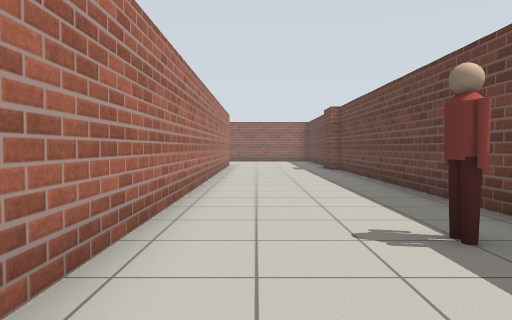
view 1 (above)

23 first-person views from a walk through a world built for the Gazebo simulator. The camera is 0.9 m above the floor, tilts 2° down and sees 70° across. The floor is counted in squares, 1 m on a side. Each view is taken from the middle of a square. On the plan, view 1 faces up. The plan holds only what a view shows up to about 12 squares ahead; the rest is blank. The place goes on beyond the plan. Simple shapes stand in for some stock models. Surface patterns are stand-ins for the level's own textures.

view 2
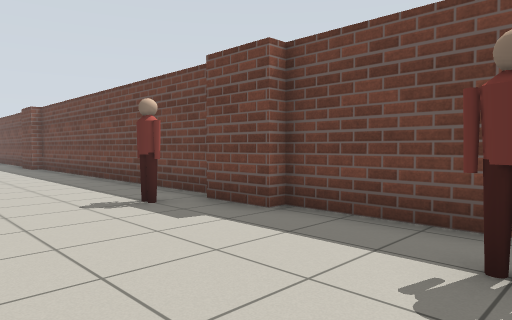

view 3
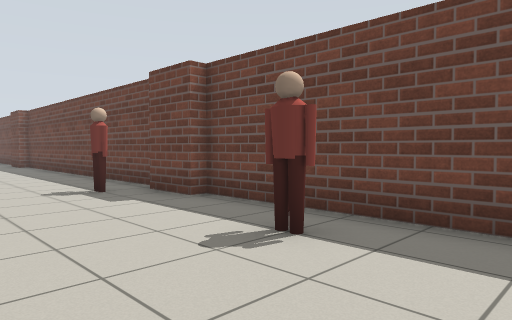

view 4
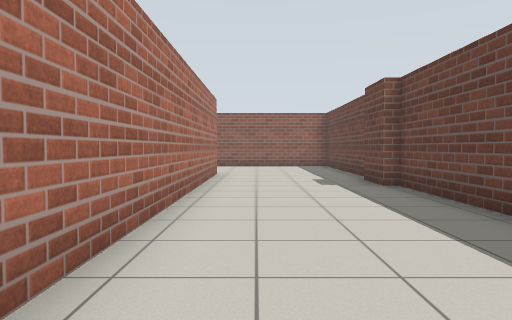

view 5
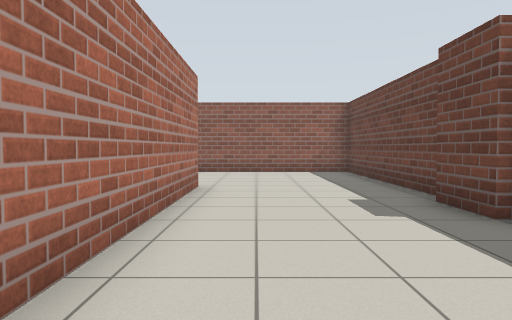

view 6
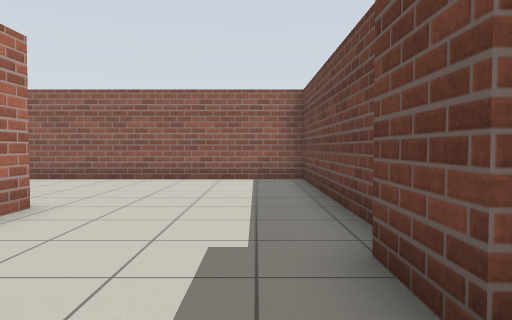

view 7
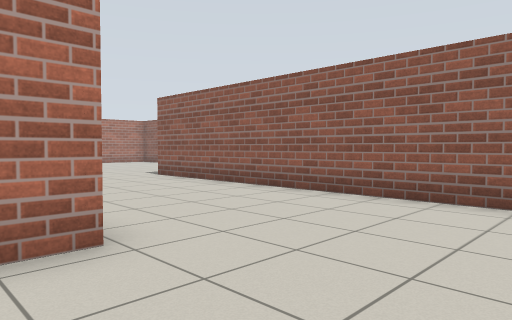

view 8
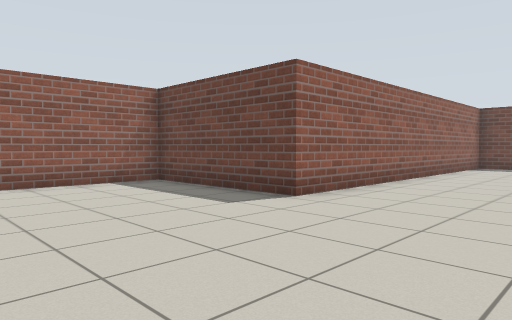

view 9
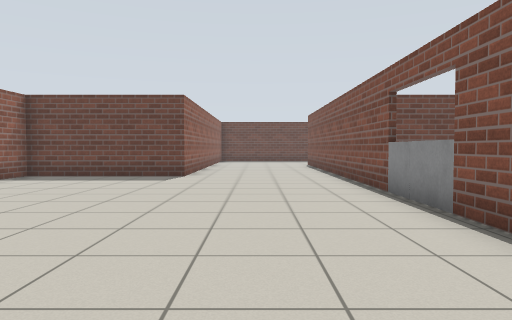

view 10
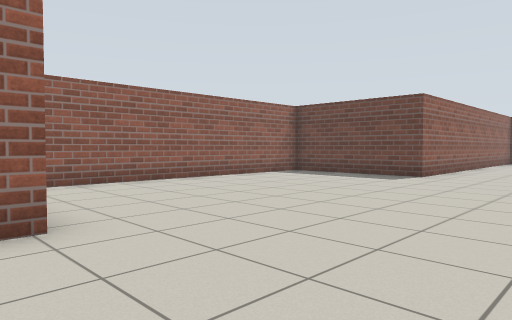

view 11
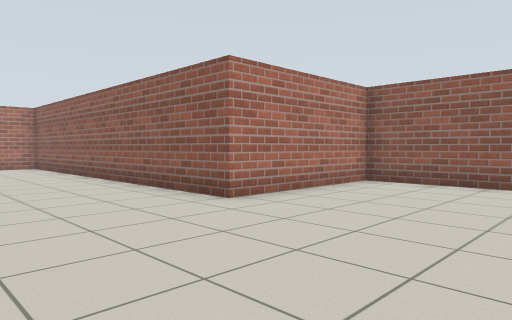

view 12
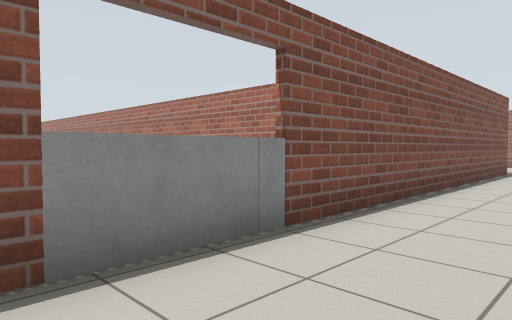

view 13
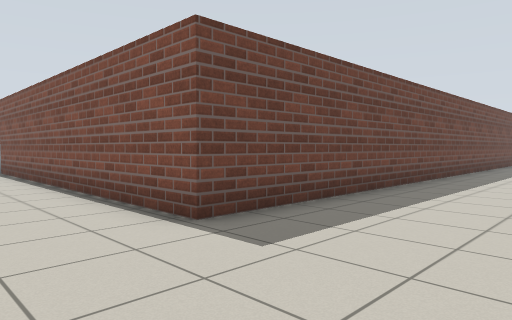

view 14
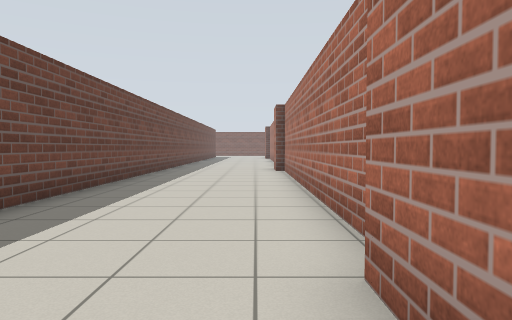

view 15
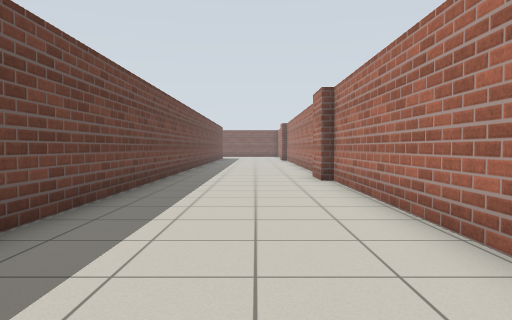

view 16
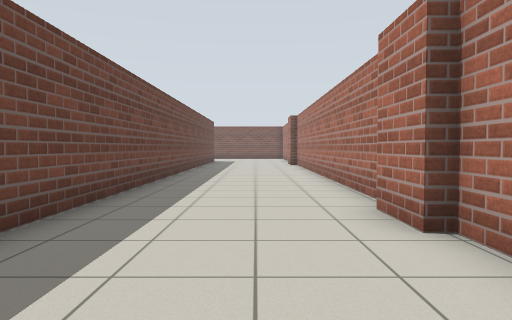

view 17
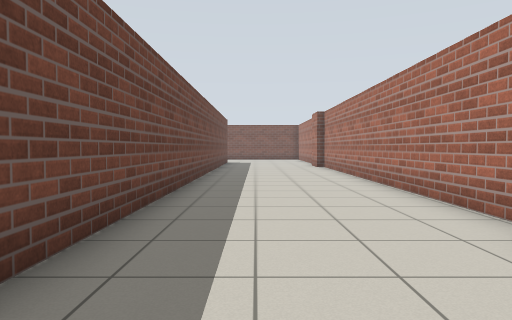

view 18
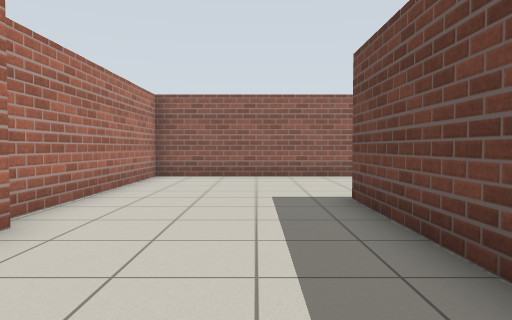

view 19
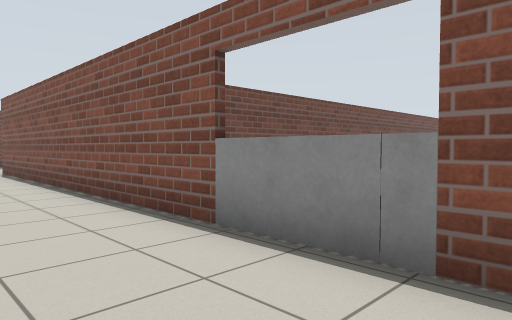

view 20
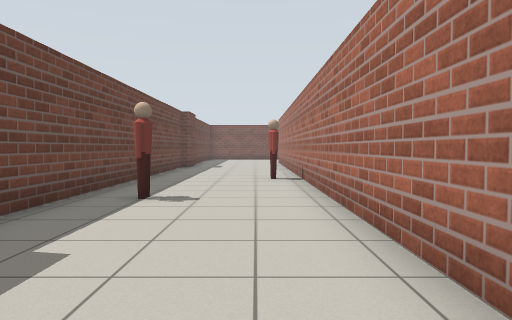

view 21
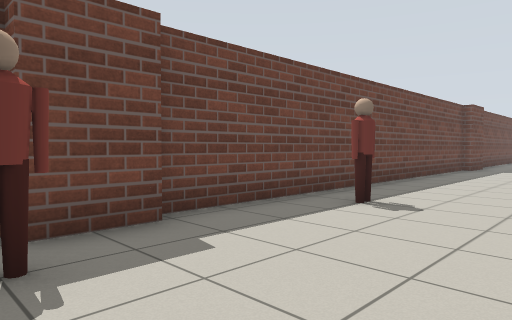

view 22
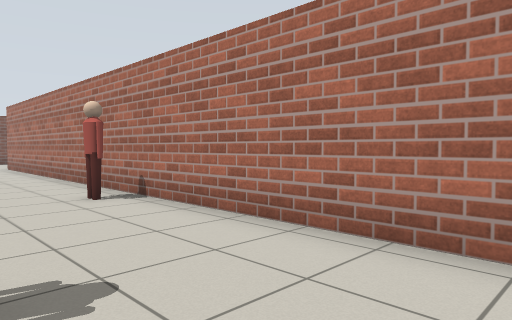

view 23
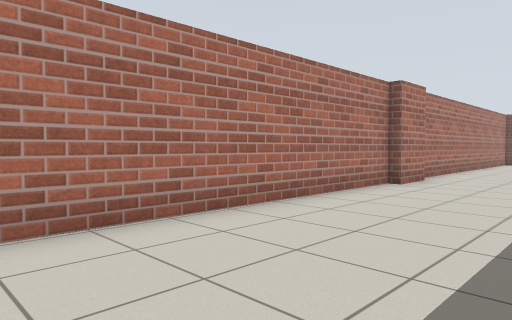

### Floor plan
Points are (right, up) in squares from view 1. A wall is a line through its corners. A room is listed if a view was taken in it or the views show most of it. See-through windows are left out.
Room 1 (views 1, 2, 3, 4, 5, 6, 7, 8, 9, 10, 11, 12, 13, 14, 15, 16, 17, 18, 19, 20, 21, 22, 23)
walls: (-12.6, 18.4) (-1.6, 18.4); (-1.3, 18.4) (-1.3, -4.5); (-30.7, 16.1) (-30.7, 14.5); (-31.1, 13.5) (-31.1, 3.2); (3.3, 16.6) (3.3, 23.2) (-8.8, 23.2) (-8.8, 28.1) (-18.9, 28.1) (-18.9, 23.2) (-31.1, 23.2) (-31.1, 16.5); (-30.7, 3.2) (-30.7, 1.6); (-31.1, 1.6) (-31.1, -7.1); (3.3, 3.1) (3.3, 14.5) (3, 14.5) (3, 16); (-26.3, -6.9) (-26.3, 18.4) (-15.4, 18.4); (-1.3, -6.4) (-1.3, -7.4); (3.3, -7.5) (3.3, 1.7) (2.9, 1.7) (2.9, 3.2)
objects: grey box (-15, 17) to (-15, 18); grey box (-14, 17) to (-13, 18); person (-1, -6) to (-1, -5); person (2, -2) to (2, -1); person (2, 3) to (2, 4)

Positions as (right, up) in squares from view 1, and headings:
1: (0, 0), facing up
2: (-1, -2), facing up-right
3: (-1, -4), facing up-right
4: (0, 6), facing up
5: (0, 10), facing up
6: (2, 13), facing up
7: (2, 17), facing up-left
8: (-14, 19), facing up-right
9: (-20, 21), facing right
10: (-20, 19), facing up-right
11: (-14, 19), facing up-left
12: (-12, 21), facing down-left
13: (-30, 21), facing down-right
14: (-30, 17), facing down
15: (-29, 13), facing down
16: (-29, 7), facing down
17: (-28, 5), facing down
18: (-28, 12), facing up
19: (-16, 21), facing down-right
20: (0, 5), facing down
21: (-1, 4), facing down-right
22: (2, 1), facing down-left
23: (-27, -7), facing up-left
